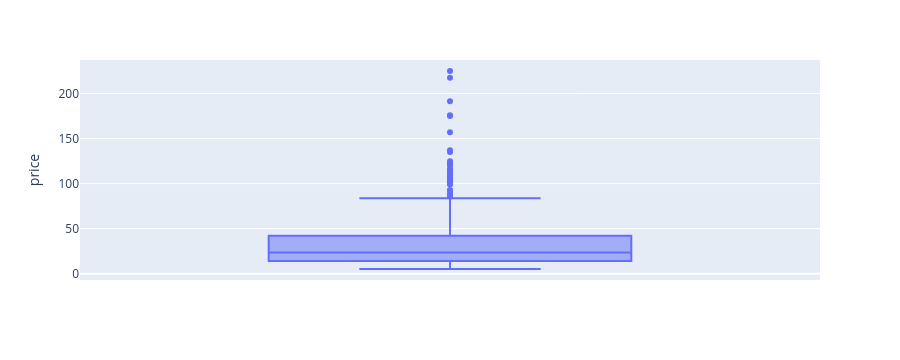

Source (notebook cell):
### Markdown cell above
On choisira simplement la méthode de la boite à moustache où la limite supérieure = Q3 + 1,5 * (Q3 -Q2).

### Code cell
fig = px.box(erp_nettoye_web_nettoye_liaison, y="price")
fig.show()

### Figure 1 — Plotly figure (JSON) as saved in the notebook; plotly's stock layout.template omitted (floating-point values rounded to 4 significant figures; data arrays with more than 128 entries replaced by an {"elided": "..."} marker saying what was removed)
{"data": [{"alignmentgroup": "True", "hovertemplate": "price=%{y}<extra></extra>", "legendgroup": "", "marker": {"color": "#636efa"}, "name": "", "notched": false, "offsetgroup": "", "orientation": "v", "showlegend": false, "type": "box", "x0": " ", "xaxis": "x", "y": {"elided": "714 float values"}, "y0": " ", "yaxis": "y"}], "layout": {"boxmode": "group", "height": 360, "legend": {"tracegroupgap": 0}, "margin": {"t": 60}, "xaxis": {"anchor": "y", "autorange": true, "domain": [0, 1], "range": [-0.5, 0.5], "type": "category"}, "yaxis": {"anchor": "x", "autorange": true, "domain": [0, 1], "range": [-7.011, 237.2], "title": {"text": "price"}, "type": "linear"}}}
